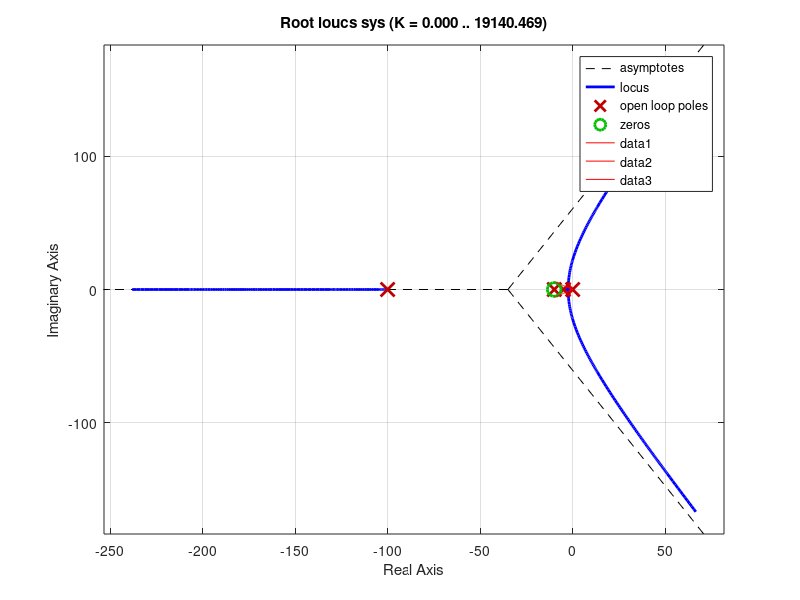
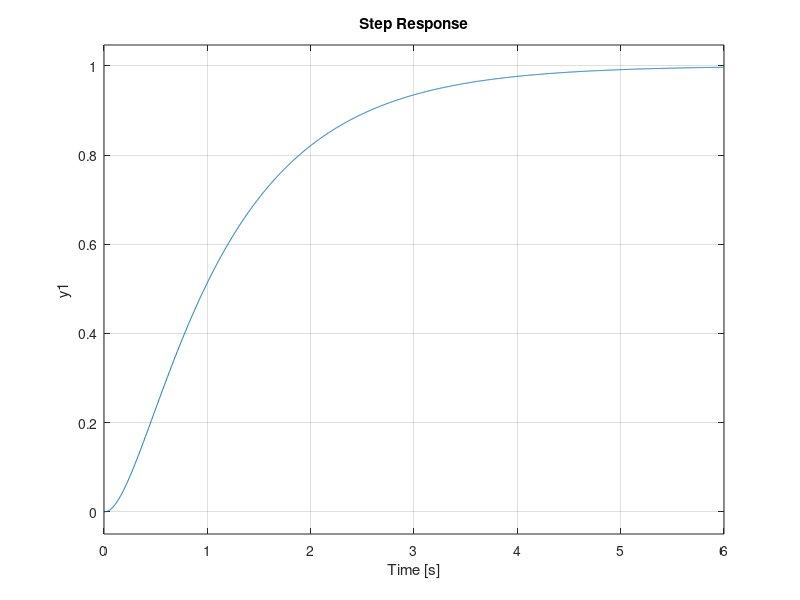
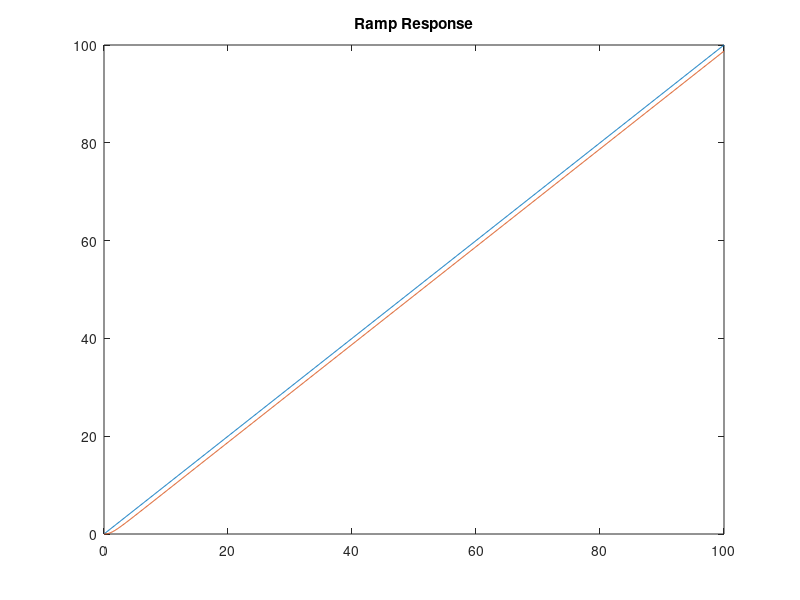

The MATLAB source for these figures, in order:
%Edward Venator
%EECS 304 Spring 2012
%Lab 4
 
%Clear screen and variables
clc;
clear all;

%Plant transfer function
p_num = 1;
p_den = conv(conv([1 0],[1 5]),[1 10]);
p = tf(p_num, p_den)

%1 Plot the RL without the controller
%figure(1)
%rlocus(p);
%title('Root Locus of the Plant Without a Controller');

%2 Design the controller
Mp = .07;
Ts = 3;
Kv = 10;
damping = sqrt(log(Mp)^2 / (pi^2 + log(Mp)^2))
omega_n = 4 / (damping * Ts)
%Plot parameters
figure(2)
rlocus(p)
hold on;
omega_vec = -.1:-.1:-10;
plot(omega_vec,omega_vec*(1-damping^2));
plot(omega_vec,-omega_vec*(1-damping^2));
plot(-omega_n*damping*ones(1,11),(-5:1:5));
hold off;
%rltool(p);

%return;
k_c = 400;
c_num = k_c * [1 10];
c_den = [1 100];
c = tf(c_num, c_den);
sys = series(c,p);
rlocus(sys)
hold on;
omega_vec = -.1:-.1:-10;
plot(omega_vec,omega_vec*(1-damping^2),'r');
plot(omega_vec,-omega_vec*(1-damping^2),'r');
plot(-omega_n*damping*ones(1,11),(-5:1:5),'r');
hold off;

%3 Step Response
sys_fb = feedback(sys,1);
figure(3);
step(sys_fb);
title('Step Response');

%Ramp Response
t_vec = 0:.1:100;
y_vec = lsim(sys_fb,t_vec,t_vec);
figure(4);
plot(t_vec, t_vec, t_vec, y_vec);
title('Ramp Response');
kV = (y_vec(1001)-100)/100